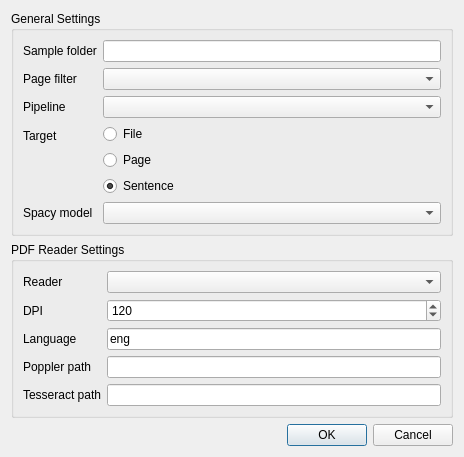
<?xml version="1.0" encoding="UTF-8"?>
<ui version="4.0">
 <class>NewSessionDialog</class>
 <widget class="QDialog" name="NewSessionDialog">
  <property name="geometry">
   <rect>
    <x>0</x>
    <y>0</y>
    <width>464</width>
    <height>440</height>
   </rect>
  </property>
  <property name="windowTitle">
   <string>New session</string>
  </property>
  <layout class="QVBoxLayout" name="verticalLayout">
   <item>
    <widget class="QGroupBox" name="general_settings">
     <property name="title">
      <string>General Settings</string>
     </property>
     <layout class="QVBoxLayout" name="verticalLayout_2">
      <item>
       <layout class="QFormLayout" name="formLayout">
        <item row="0" column="0">
         <widget class="QLabel" name="label">
          <property name="text">
           <string>Sample folder</string>
          </property>
         </widget>
        </item>
        <item row="0" column="1">
         <widget class="PathEdit" name="sample_folder">
          <property name="folder" stdset="0">
           <bool>true</bool>
          </property>
         </widget>
        </item>
        <item row="1" column="0">
         <widget class="QLabel" name="label_2">
          <property name="text">
           <string>Page filter</string>
          </property>
         </widget>
        </item>
        <item row="1" column="1">
         <widget class="PageFilterBox" name="page_filter"/>
        </item>
        <item row="2" column="0">
         <widget class="QLabel" name="label_3">
          <property name="text">
           <string>Pipeline</string>
          </property>
         </widget>
        </item>
        <item row="2" column="1">
         <widget class="PipelineBox" name="pipeline"/>
        </item>
        <item row="3" column="1">
         <layout class="QVBoxLayout" name="verticalLayout_4">
          <item>
           <widget class="QRadioButton" name="file_target">
            <property name="text">
             <string>File</string>
            </property>
            <attribute name="buttonGroup">
             <string notr="true">target</string>
            </attribute>
           </widget>
          </item>
          <item>
           <widget class="QRadioButton" name="page_target">
            <property name="text">
             <string>Page</string>
            </property>
            <attribute name="buttonGroup">
             <string notr="true">target</string>
            </attribute>
           </widget>
          </item>
          <item>
           <widget class="QRadioButton" name="sentence_target">
            <property name="text">
             <string>Sentence</string>
            </property>
            <property name="checked">
             <bool>true</bool>
            </property>
            <attribute name="buttonGroup">
             <string notr="true">target</string>
            </attribute>
           </widget>
          </item>
         </layout>
        </item>
        <item row="3" column="0">
         <widget class="QLabel" name="label_6">
          <property name="text">
           <string>Target</string>
          </property>
         </widget>
        </item>
        <item row="4" column="1">
         <widget class="SpacyModelsBox" name="spacy_model"/>
        </item>
        <item row="4" column="0">
         <widget class="QLabel" name="label_7">
          <property name="text">
           <string>Spacy model</string>
          </property>
         </widget>
        </item>
       </layout>
      </item>
     </layout>
    </widget>
   </item>
   <item>
    <widget class="QGroupBox" name="pdf_reader_settings">
     <property name="title">
      <string>PDF Reader Settings</string>
     </property>
     <layout class="QVBoxLayout" name="verticalLayout_3">
      <item>
       <layout class="QFormLayout" name="formLayout_2">
        <item row="0" column="0">
         <widget class="QLabel" name="label_4">
          <property name="text">
           <string>Reader</string>
          </property>
         </widget>
        </item>
        <item row="1" column="0">
         <widget class="QLabel" name="label_5">
          <property name="text">
           <string>DPI</string>
          </property>
         </widget>
        </item>
        <item row="1" column="1">
         <widget class="QSpinBox" name="poppler_dpi">
          <property name="minimum">
           <number>72</number>
          </property>
          <property name="maximum">
           <number>300</number>
          </property>
          <property name="singleStep">
           <number>10</number>
          </property>
          <property name="value">
           <number>120</number>
          </property>
         </widget>
        </item>
        <item row="0" column="1">
         <widget class="ReaderBox" name="reader"/>
        </item>
        <item row="3" column="1">
         <widget class="PathEdit" name="poppler_path">
          <property name="folder" stdset="0">
           <bool>true</bool>
          </property>
         </widget>
        </item>
        <item row="4" column="1">
         <widget class="PathEdit" name="tesseract_path"/>
        </item>
        <item row="2" column="0">
         <widget class="QLabel" name="label_8">
          <property name="text">
           <string>Language</string>
          </property>
         </widget>
        </item>
        <item row="3" column="0">
         <widget class="QLabel" name="label_9">
          <property name="text">
           <string>Poppler path</string>
          </property>
         </widget>
        </item>
        <item row="4" column="0">
         <widget class="QLabel" name="label_10">
          <property name="text">
           <string>Tesseract path</string>
          </property>
         </widget>
        </item>
        <item row="2" column="1">
         <widget class="QLineEdit" name="tesseract_language">
          <property name="text">
           <string>eng</string>
          </property>
         </widget>
        </item>
       </layout>
      </item>
     </layout>
    </widget>
   </item>
   <item>
    <widget class="QDialogButtonBox" name="buttonBox">
     <property name="orientation">
      <enum>Qt::Horizontal</enum>
     </property>
     <property name="standardButtons">
      <set>QDialogButtonBox::Cancel|QDialogButtonBox::Ok</set>
     </property>
    </widget>
   </item>
  </layout>
 </widget>
 <customwidgets>
  <customwidget>
   <class>PathEdit</class>
   <extends>QLineEdit</extends>
   <header>benkpress.widget.pathedit</header>
  </customwidget>
  <customwidget>
   <class>PageFilterBox</class>
   <extends>QComboBox</extends>
   <header>benkpress.widget.combobox</header>
  </customwidget>
  <customwidget>
   <class>PipelineBox</class>
   <extends>QComboBox</extends>
   <header>benkpress.widget.combobox</header>
  </customwidget>
  <customwidget>
   <class>SpacyModelsBox</class>
   <extends>QComboBox</extends>
   <header>benkpress.widget.combobox</header>
  </customwidget>
  <customwidget>
   <class>ReaderBox</class>
   <extends>QComboBox</extends>
   <header>benkpress.widget.combobox</header>
  </customwidget>
 </customwidgets>
 <resources/>
 <connections/>
 <buttongroups>
  <buttongroup name="target"/>
 </buttongroups>
</ui>
